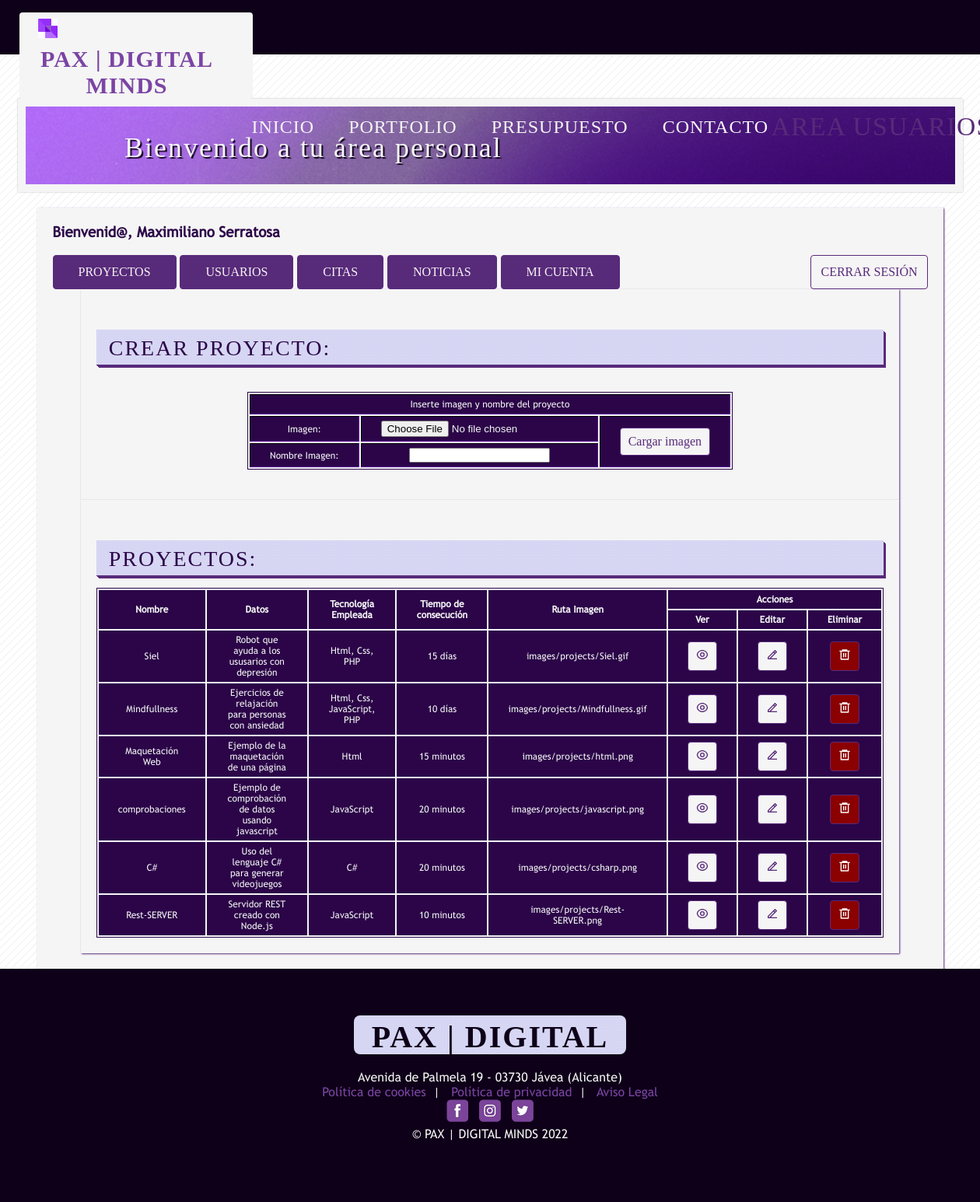
The page /Users/areausuarios.php (signed in) on the database its author committed.
### tables this page shows
CREATE TABLE `proyectos` (
  `ID_proyecto` int(11) NOT NULL,
  `nombre_proyecto` varchar(20) NOT NULL,
  `datos` varchar(700) NOT NULL,
  `tecnologia_empleada` varchar(50) NOT NULL,
  `tiempo_consecucion` varchar(15) NOT NULL,
  `imagen` varchar(250) NOT NULL
);

### Users/helpers/projectsinfo.php (called while the page is built)
<?php
    $sql_proyectos ="SELECT ID_proyecto AS ID,
                     nombre_proyecto AS nombre,
                     datos AS datos,
                     tecnologia_empleada AS tecnologia,
                     tiempo_consecucion AS tiempo,
                     imagen AS imagen
                     FROM proyectos ORDER BY ID_proyecto ASC;";
    $proyecto=$mysqli->query($sql_proyectos);
?>

### Users/models/project.php (called while the page is built, shortened)
<?php
class Proyecto{
    private $id;
    private $nombre_proyecto;
    private $datos;
    private $tecnologia;
    private $tiempo;
    private $imagen;
    public function __construct($id, $nombre_proyecto, $datos, $tecnologia, $tiempo, $imagen){
        $this->id = $id;
        $this->nombre_proyecto = $nombre_proyecto;
        $this->datos = $datos;
        $this->tecnologia = $tecnologia;
        $this->tiempo = $tiempo;
        $this->imagen = $imagen;
    }
    public function getId(){
        return $this->id;
    }
    public function getNombre_proyecto(){
        return $this->nombre_proyecto;
    }
    public function getDatos(){
        return $this->datos;
    }
    public function getTecnologia(){
        return $this->tecnologia;
    }
    public function getTiempo(){
        return $this->tiempo;
    }
    public function getImagen(){
        return $this->imagen;
    }
}
?>

### Users/admin/admin-partials/projects/listar-proyectos.php (the view)
<?php
	include_once('helpers/projectsinfo.php');
	include_once('models/project.php'); ?>
<div class='panel'>
<h3>PROYECTOS:</h3>
	<table>
		<tr>
			<td rowspan="2"><b>Nombre</b></td>
			<td rowspan="2"><b>Datos</b></td>
			<td rowspan="2"><b>Tecnología Empleada</b></td>
			<td rowspan="2"><b>Tiempo de consecución</b></td>
			<td rowspan="2"><b>Ruta Imagen</b></td>
			<td colspan="3"><b>Acciones</b></td>
		</tr>
		<tr>
			<td><b>Ver</b></td>
			<td><b>Editar</b></td>
			<td><b>Eliminar</b></td>
		</tr>
		<?php foreach($proyecto as $p):?>
	<?php $proyecto = new Proyecto($p['ID'], $p['nombre'], $p['datos'], $p['tecnologia'], $p['tiempo'], $p['imagen']);?>
	<tr>
		<td><?=$proyecto->getNombre_proyecto();?></td>
		<td><?=$proyecto->getDatos();?></td>
		<td><?=$proyecto->getTecnologia();?></td>
		<td><?=$proyecto->getTiempo();?></td>
		<td><?=$proyecto->getImagen();?></td>
        <form method='post' action='../views/verproyecto.php'>
		<td><input type='text' id='id_proyecto' name='id_proyecto' value='<?=$proyecto->getID();?>' hidden/>
		<button type='submit' class='edit' id='ver_proyecto<?=$proyecto->getID();?>' name='ver_proyecto' value='' />
		<?php include ('partials/boton-ver.html');?></button></td></form>
        <form method='post' action='helpers/editar-proyecto.php'>
		<td><input type='text' id='id_proyecto' name='id_proyecto' value='<?=$proyecto->getID();?>' hidden/>
		<button type='submit' class='edit' id='editar-<?=$proyecto->getID();?>' name='editar'/><?php include ('partials/boton-editar.html');?></button></td></form>
		<form method='post' action='controllers/borrar-proyecto.php'>
		<td><input type='text' id='id_proyecto' name='id_proyecto' value='<?=$proyecto->getID();?>' hidden/>
		<button type='submit' class='red' id='borrar-<?=$proyecto->getID();?>' name='borrar' value='' onclick="return confirm('¿Realmente desea borrar el proyecto?')">
		<?php include ('partials/boton-borrar.html');?></button></td></form>
	</tr>
<?php endforeach; ?>
</table>
</div>
</section>

### Users/areausuarios.php (shortened to what this page needs)
<!DOCTYPE html>
<html lang="es">
    <head>
        <link rel="stylesheet" type="text/css" href="../stylesheets/General.css" />
        <link rel="stylesheet" type="text/css" href="../stylesheets/areausuarios.css" />
        <link rel="stylesheet" href="//code.jquery.com/ui/1.13.1/themes/base/jquery-ui.css">
    </head>
    <body>
            <section>
            <?php
            if(@$_SESSION["valido"]!="SI"){
                include("login/login.html");
            }else{
                switch ($_SESSION['rol']) {
                    case 'ADMIN':
                        echo "
                    <section class='wrap wrap-content'><h2>Area Administradores</h2>
                    <section class='info'>
                        <div id='banner'><h2>Bienvenido a tu área personal</h2></div>
                    </section>
                    <div class='panel'>
                    <h1>Bienvenid@, ".$_SESSION['nombre']." ".$_SESSION['apellido']."</h1>";
                    include('admin/admin-site.php');
                    echo "</div></section>";
                        break;
                }
            }
            ?>
    </body>
</html>

### Users/admin/admin-site.php (shortened to what this page needs)
<br/>
<button type="submit" class="boton_primario" id="toggleProjects">PROYECTOS</button>
<button type="submit" class="boton_primario" id="toggleUsers">USUARIOS</button>
<button type="submit" class="boton_primario" id="toggleAppointments">CITAS</button>
<button type="submit" class="boton_primario" id="toggleNews">NOTICIAS</button>
<button type="submit" class="boton_primario" id="toggleAccount">MI CUENTA</button>
<a href="cerrarSesion.php" class="boton_cerrar-sesion">CERRAR SESIÓN</a><br/>
    <div class="info_box" id="infoprojects">
    <?php include ("admin/projects.php");?>

### Users/admin/projects.php (shortened to what this page needs)
<section>
    <?php include ('admin/admin-partials/projects/crear-proyecto.php')?>
    <?php include ('admin/admin-partials/projects/listar-proyectos.php')?>
</section>

### Users/admin/admin-partials/projects/crear-proyecto.php (shortened to what this page needs)
<?php
    include_once('models/project.php');
?>
<div class='panel'>
<h3>CREAR PROYECTO:</h3><br/>
<form method="POST" action="helpers/nuevo-proyecto.php" enctype="multipart/form-data">
<table border='1' cellpadding='4' cellspacing='2'>
    <tr><td colspan="3">Inserte imagen y nombre del proyecto</td></tr>
    <tr>
        <td>Imagen:</td>
        <td><input type="file" name="imagen" id="imagen"></td>
        <td rowspan="2"><input type="submit" class="white" name="send_image" id="send_image" value="Cargar imagen"></td>
    </tr>
    <tr>
        <td>Nombre Imagen:</td>
        <td><input type="Text" name="nombre_imagen" id="nombre_imagen"></td>
    </tr>
    </table>
</form><br/>
</div>

### stylesheets/General.css (style rules this page uses)
* { margin:0px; padding:0px; }
body { background: url('../images/css/bgr/pattern.png'); }
.wrap { width:1250px; margin: 0px auto; }
header { position: fixed; top: 0px; left: 0px; width: 100%; z-index: 1; }
#header { float:none; width: 100%; height: 70px; background-color: #0E0018; font-family: "BebasNeue"; color: whitesmoke; }
#logo { float: left; width: 300px; background-color: whitesmoke; text-align: center; margin-top: 16px; margin-left: 20px; letter-spacing: 1px; cursor: pointer; overflow: hidden; transition: all 300ms; border-radius: 4px; }
#logo .displ { display:block; float:left; font-size: 24px; margin-top: 8px; margin-left: 24px; }
#logo h1 { display: block; float: right; font-size: 30px; margin-top: 4px; margin-right: 24px; transition: all 300ms; color: #7b44a4; }
#menu { float: right; height: 72px; background: transparent; }
#menu ul li { font-size: 24px; display: inline-block; margin: 0px 20px 0px 20px; letter-spacing: 1px; line-height: 72px; }
#menu ul li a { display: block; color: whitesmoke; text-decoration: none; transition: all 200ms; }
#menu .btn_in { color: #582A7A; transform: scale(1.4,1.4); text-decoration: none; transition: all 200ms; }
#banner { width: 95.6%; height: 100px; border: 10px solid whitesmoke; box-shadow: 0px 0px 2px #b7b7b7; background: url('../images/css/bgr/backbanner.png'); background-position: 0px -200px; margin: 20px auto; overflow: hidden; margin-top: 100px; animation: backBanner 20s linear infinite; }
#banner h2 { display: block; width: 940px; font-family: "BebasNeue"; color: whitesmoke; font-size: 36px; font-weight: normal; text-shadow: 2px 2px 1px #0E0018; letter-spacing: 2px; margin: 32px auto; animation: showText 10s linear; }
#footer { width: 100%; height: 300px; background: #0E0018; color: whitesmoke; overflow:hidden; }
#footer .wrap > div { float:left; width: 100%; height:370px; margin-top: 40px; text-align: center; color: whitesmoke; font-family: "TrebuchetMS"; }
footer a { text-decoration: none; color: #7b44a4; transition: all 300ms; }
#footer h5 { display: block; background: url('../images/css/bgr/pxpurple.png'); background-color:whitesmoke; height: 50px; width: 350px; letter-spacing: 2px; text-align: center; font-family: "BebasNeue"; font-size: 40px; line-height: 55px; color: #0E0018; border-radius: 8px; margin: 20px auto; }
#footer .rrss { font-size:28px; }
#footer .advice { margin:10px auto; }

### stylesheets/areausuarios.css (style rules this page uses)
.panel { width: 90%; height: auto; border: 1px 1px 0px 1px solid #582A7A; margin: 0 auto; padding: 20px 20px 20px 20px; font-family: "TrebuchetMS"; background: whitesmoke; color: #2B0548; box-shadow: 1px 1px 2px #582A7A; }
.panel h3 { display: block; width: auto; height: 45px; line-height: 48px; background: url('../images/css/bgr/pxpurple.png'), whitesmoke; box-shadow: 0px 1px 0px #582A7A, 1px 2px 0px #582A7A, 2px 3px 0px #582A7A, 3px 4px 0px #582A7A; font-size: 28px; font-family: "BebasNeue"; font-weight: normal; letter-spacing: 2px; padding-left: 16px; margin-top: 32px; margin-bottom: 16px; }
a { text-decoration: none; }
table { border:1px solid #2B0548; margin: 0 auto; }
.boton_cerrar-sesion { float: right; font-family: "BebasNeue"; font-size: 16px; padding: 12px; background: whitesmoke; color: #582A7A; border: 1px solid #582A7A; cursor: pointer; transition: .5s ease; border-radius: 4px; }
.boton_primario { font-family: "BebasNeue"; font-size: 16px; padding: 12px 32px 12px 32px; background: #582A7A; color: whitesmoke; border: 1px solid #582A7A; cursor: pointer; transition: .5s ease; border-radius: 4px; }
.red { font-family: "BebasNeue"; font-size: 16px; padding: 8px 10px; background: darkred; color: Whitesmoke; border: 1px solid #582A7A; cursor: pointer; transition: .5s ease; border-radius: 4px; }
.white { font-family: "BebasNeue"; font-size: 16px; padding: 8px 10px; background: whitesmoke; color: #582A7A; border: 1px solid #582A7A; cursor: pointer; transition: .5s ease; border-radius: 4px; }
.edit { font-family: "BebasNeue"; font-size: 16px; padding: 8px 10px; background: whitesmoke; color: #582A7A; border: 1px solid #582A7A; cursor: pointer; transition: .5s ease; border-radius: 4px; }

### rows shown on the page
proyectos: nombre_proyecto "Siel", datos "Robot que ayuda a los ususarios con depresión", tecnologia_empleada "Html, Css, PHP", tiempo_consecucion "15 días", imagen "images/projects/Siel.gif"
proyectos: nombre_proyecto "Mindfullness", datos "Ejercicios de relajación para personas con ansiedad", tecnologia_empleada "Html, Css, JavaScript, PHP", tiempo_consecucion "10 días", imagen "images/projects/Mindfullness.gif"
proyectos: nombre_proyecto "Maquetación Web", datos "Ejemplo de la maquetación de una página", tecnologia_empleada "Html", tiempo_consecucion "15 minutos", imagen "images/projects/html.png"
proyectos: nombre_proyecto "comprobaciones", datos "Ejemplo de comprobación de datos usando javascript", tecnologia_empleada "JavaScript", tiempo_consecucion "20 minutos", imagen "images/projects/javascript.png"
proyectos: nombre_proyecto "C#", datos "Uso del lenguaje C# para generar videojuegos", tecnologia_empleada "C#", tiempo_consecucion "20 minutos", imagen "images/projects/csharp.png"
proyectos: nombre_proyecto "Rest-SERVER", datos "Servidor REST creado con Node.js", tecnologia_empleada "JavaScript", tiempo_consecucion "10 minutos", imagen "images/projects/Rest-SERVER.png"

### other values the page prints
$_SESSION['nombre'] "Maximiliano"
$_SESSION['apellido'] "Serratosa"
